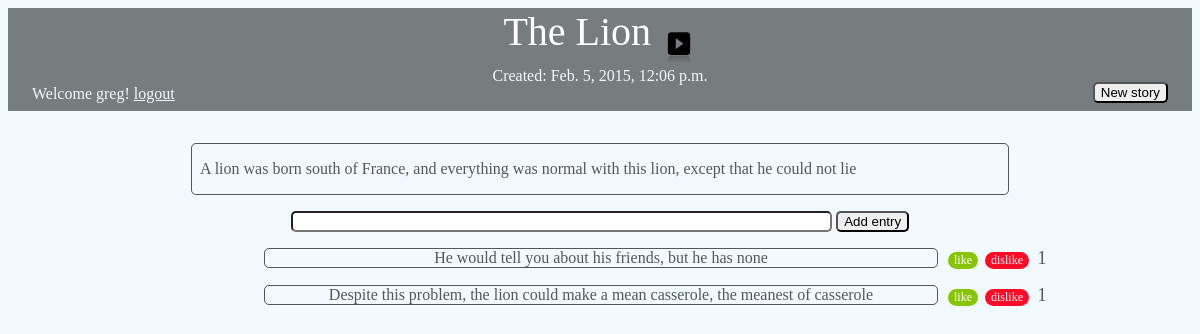
Screenshot of /1 (signed in) with the database file from the repository.
### blogapp/models.py (models this page shows, shortened)
class Story(models.Model):
    title = models.CharField(max_length=140)
    body = models.TextField()
    date = models.DateTimeField()
    active = models.BooleanField(default=True)

class Submission(models.Model):
    story = models.ForeignKey(Story)
    text = models.CharField(max_length=140)
    votes = models.IntegerField(default=0)
    date = models.DateTimeField()
    author = models.ForeignKey(User, related_name='author')
    voted_on = models.ManyToManyField(User, related_name='voter')

### blogapp/views.py (the view)
# urls.py: url(r'^(?P<page>\d+)$', views.main, name='main'),
def main(request, page):
    stories = Story.objects.all().order_by('-date')
    submissions = Submission.objects.all().order_by('-votes')
    paginator = Paginator(stories, 1)
    try:
        stories = paginator.page(page)
    except (InvalidPage, EmptyPage):
        stories = paginator.page(paginator.num_pages)
    return render(request, 'blogapp/main.html', dict(stories=stories, submissions=submissions))

### blogapp/templates/blogapp/main.html (shortened to what this page needs)
{% load staticfiles %}
<!DOCTYPE html>
<html>
<head lang="en">
    <link rel="stylesheet" type="text/css" href="{% static 'blogapp/style.css' %}" />
</head>
<body>
    <header>
        {% for story in stories %}
            <div class="title_and_arrows">
                <span class= "title_text"> {{ story.title }} </span>
                {% if stories.object_list and stories.paginator.num_pages > 1 %}
                    {% if stories.has_next %}
                        <span class= "older_entries">
                            <a href="{{ stories.next_page_number }}"><img src="{% static 'blogapp/expand_arrow_alt.png' %}"></a>
                        </span>
                    {% endif %}
                {% endif %}
            </div>
        <div class="time"> Created: {{ story.date }}</div>
        {% if user.is_authenticated %}
            <span class="user">
                Welcome {{ user.get_username }}!
            </span>
             <span class="logout">
                 <a style="color:aliceblue;" href="{% url 'logout' %}">logout</a>
             </span>
        {% endif %}
        <span>
            <form id="new_story" action="{% url 'new_story' %}" method="post">
                <input type="submit" value="New story">
            </form>
        </span>
    </header>
    <div class="body">{{ story.body|linebreaks }}</div>
    <div class="text_box">
        <form action='{{ stories.number }}/submission/'  method='post'>
            <input type= "text" style="width:40em;" name="submission">
            <input type="submit"  name="submission_button" value="Add entry">
        </form>
    </div>
    <div class= "submissions">
        {% for submission in submissions %}
            {% ifequal submission.story.pk story.pk %}
                <div class= "submission_box">
                <div class= "submission_box2">
                    <div class= "text"> {{submission.text}}</div>
                </div>
                </div>
                <div class= "likedislike">
                <form action="{{ stories.number }}/submission/{{ submission.pk }}/like/" style="display:inline-block;" method="post">
                    <input id="like" class="like" type="submit" value="like">
                </form>
                <form action="{{ stories.number }}/submission/{{ submission.pk }}/dislike/" style="display:inline-block;" method="post">
                    <input id="dislike" class="dislike" type="submit" value="dislike"/>
                 <div class="votes">{{ submission.votes }}</div>
                 </div>
            {% endifequal %}
        {% endfor %}
    </div>
    {% endfor %}
</body>
</html>

### blogapp/static/blogapp/style.css (style rules this page uses)
html, body { max-width: 100%; overflow-x: hidden; background: #F0FAFF; color: rgba(0, 0, 0, 0.65); border-color: rgba(0, 0, 0, 0.3); font-family: Garamond,serif; font-size: 16px; }
div { border-radius: 5px; }
input { -moz-border-radius: 5px; -webkit-border-radius: 5px; border-radius: 5px; -khtml-border-radius: 5px; }
header, .full-width { width: 100%; background: rgba(0, 0, 0, 0.5); padding-bottom: 0.5em; }
#new_story { display: inline; float: right; margin-right: 1.5em; margin-top: -3px; }
.user { display: inline; margin-left: 1.5em; color: aliceblue; }
.title_and_arrows { margin: 0 auto; text-align: center; }
.title_text { font-size: 40px; margin-top: 50px; color: white; text-align: center; }
.time { padding-top: 20px; text-align: center; color: aliceblue; display: inline-block; }
img { height: 3%; width: 3%; margin-bottom: -20px; }
.time { margin-top: -.5em; margin-left: auto; margin-right: auto; text-align: center; display: block; }
.body { margin: 0 auto; width: 50em; padding-left: .5em; padding-right: .5em; text-align: left; border: solid; border-width: 1px; margin-top: 2em; margin-bottom: 1em; }
.submission_box { position: relative; border: solid; border-width: 1px; width: 40em; margin-left: 50%; word-wrap: break-word; padding-left: 1em; padding-right: 1em; margin-top: 1em; display:inline-block; left: -21em; }
.text { text-align: center; }
.votes { font-size: 18px; font-family: Garamond,serif; display:inline-block; border-width: 1px; padding-left: .25em; padding-right: .25em; margin-right: .25em; width: 1em; }
.likedislike { margin-left: 50%; margin-top: -1.25em; }
.like { margin-top: -2em; margin-left: 29em; font-size:12px; font-family:Garamond, serif; font-weight:normal; border-radius:16px; border:0px solid #68aa07; background-color:#89c403; color:#ffffff; display:inline-block; }
.dislike { font-size:12px; font-family:Garamond, serif; font-weight:normal; border-radius:16px; border:0px solid #f04030; background-color: #ff0a27; color:#ffffff; display:inline-block; margin-left: .25em; }
.text_box { margin: 0 auto; text-align: center; }

### rows the page displays
Story: title "The Lion", date "Feb. 5, 2015, 12:06 p.m.", body "A lion was born south of France, and everything was normal with this lion, except that he could not lie"
Submission: text "He would tell you about his friends, but he has none", votes "1"
Submission: text "Despite this problem, the lion could make a mean casserole, the meanest of casserole", votes "1"

### other values shown
{{ user.get_username }} "greg"
